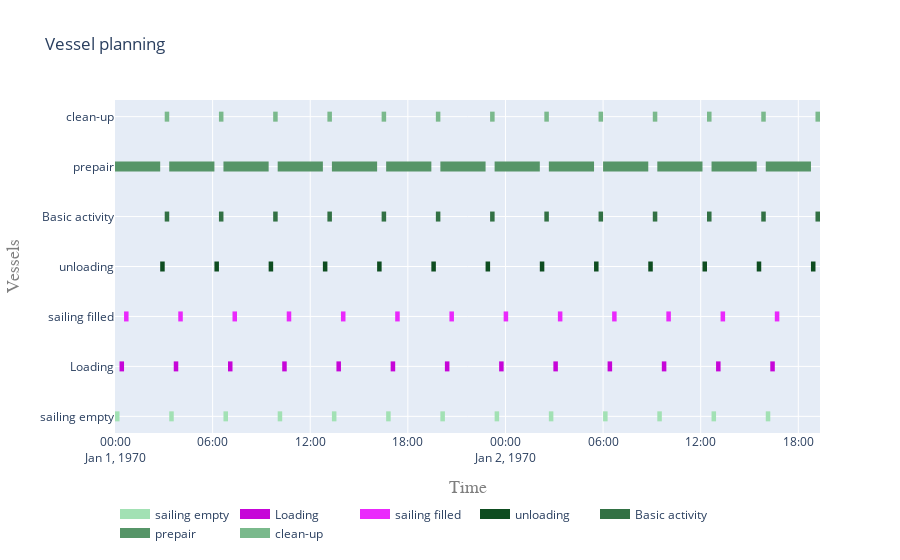

Notebook code cell kept with this figure:
### Code cell
plot.vessel_planning([*main_processes, *helper_processes])

### Figure 1 — Plotly figure (JSON) as saved in the notebook; plotly's stock layout.template omitted (floating-point values rounded to 4 significant figures)
{"data": [{"connectgaps": false, "hoverinfo": "y+name", "line": {"color": "rgb(162,225,180)", "width": 10}, "mode": "lines", "name": "sailing empty", "type": "scatter", "x": ["1970-01-01T00:00:00", "1970-01-01T00:00:00", "1970-01-01T00:16:40", "1970-01-01T00:16:40", "1970-01-01T00:16:40", "1970-01-01T03:20:00", "1970-01-01T03:20:00", "1970-01-01T03:36:40", "1970-01-01T03:36:40", "1970-01-01T03:36:40", "1970-01-01T06:40:00", "1970-01-01T06:40:00", "1970-01-01T06:56:40", "1970-01-01T06:56:40", "1970-01-01T06:56:40", "1970-01-01T10:00:00", "1970-01-01T10:00:00", "1970-01-01T10:16:40", "1970-01-01T10:16:40", "1970-01-01T10:16:40", "1970-01-01T13:20:00", "1970-01-01T13:20:00", "1970-01-01T13:36:40", "1970-01-01T13:36:40", "1970-01-01T13:36:40", "1970-01-01T16:40:00", "1970-01-01T16:40:00", "1970-01-01T16:56:40", "1970-01-01T16:56:40", "1970-01-01T16:56:40", "1970-01-01T20:00:00", "1970-01-01T20:00:00", "1970-01-01T20:16:40", "1970-01-01T20:16:40", "1970-01-01T20:16:40", "1970-01-01T23:20:00", "1970-01-01T23:20:00", "1970-01-01T23:36:40", "1970-01-01T23:36:40", "1970-01-01T23:36:40", "1970-01-02T02:40:00", "1970-01-02T02:40:00", "1970-01-02T02:56:40", "1970-01-02T02:56:40", "1970-01-02T02:56:40", "1970-01-02T06:00:00", "1970-01-02T06:00:00", "1970-01-02T06:16:40", "1970-01-02T06:16:40", "1970-01-02T06:16:40", "1970-01-02T09:20:00", "1970-01-02T09:20:00", "1970-01-02T09:36:40", "1970-01-02T09:36:40", "1970-01-02T09:36:40", "1970-01-02T12:40:00", "1970-01-02T12:40:00", "1970-01-02T12:56:40", "1970-01-02T12:56:40", "1970-01-02T12:56:40", "1970-01-02T16:00:00", "1970-01-02T16:00:00", "1970-01-02T16:16:40", "1970-01-02T16:16:40", "1970-01-02T16:16:40"], "y": ["sailing empty", "sailing empty", "sailing empty", "sailing empty", null, "sailing empty", "sailing empty", "sailing empty", "sailing empty", null, "sailing empty", "sailing empty", "sailing empty", "sailing empty", null, "sailing empty", "sailing empty", "sailing empty", "sailing empty", null, "sailing empty", "sailing empty", "sailing empty", "sailing empty", null, "sailing empty", "sailing empty", "sailing empty", "sailing empty", null, "sailing empty", "sailing empty", "sailing empty", "sailing empty", null, "sailing empty", "sailing empty", "sailing empty", "sailing empty", null, "sailing empty", "sailing empty", "sailing empty", "sailing empty", null, "sailing empty", "sailing empty", "sailing empty", "sailing empty", null, "sailing empty", "sailing empty", "sailing empty", "sailing empty", null, "sailing empty", "sailing empty", "sailing empty", "sailing empty", null, "sailing empty", "sailing empty", "sailing empty", "sailing empty", null]}, {"connectgaps": false, "hoverinfo": "y+name", "line": {"color": "rgb(198,5,216)", "width": 10}, "mode": "lines", "name": "Loading", "type": "scatter", "x": ["1970-01-01T00:16:40", "1970-01-01T00:16:40", "1970-01-01T00:33:20", "1970-01-01T00:33:20", "1970-01-01T00:33:20", "1970-01-01T03:36:40", "1970-01-01T03:36:40", "1970-01-01T03:53:20", "1970-01-01T03:53:20", "1970-01-01T03:53:20", "1970-01-01T06:56:40", "1970-01-01T06:56:40", "1970-01-01T07:13:20", "1970-01-01T07:13:20", "1970-01-01T07:13:20", "1970-01-01T10:16:40", "1970-01-01T10:16:40", "1970-01-01T10:33:20", "1970-01-01T10:33:20", "1970-01-01T10:33:20", "1970-01-01T13:36:40", "1970-01-01T13:36:40", "1970-01-01T13:53:20", "1970-01-01T13:53:20", "1970-01-01T13:53:20", "1970-01-01T16:56:40", "1970-01-01T16:56:40", "1970-01-01T17:13:20", "1970-01-01T17:13:20", "1970-01-01T17:13:20", "1970-01-01T20:16:40", "1970-01-01T20:16:40", "1970-01-01T20:33:20", "1970-01-01T20:33:20", "1970-01-01T20:33:20", "1970-01-01T23:36:40", "1970-01-01T23:36:40", "1970-01-01T23:53:20", "1970-01-01T23:53:20", "1970-01-01T23:53:20", "1970-01-02T02:56:40", "1970-01-02T02:56:40", "1970-01-02T03:13:20", "1970-01-02T03:13:20", "1970-01-02T03:13:20", "1970-01-02T06:16:40", "1970-01-02T06:16:40", "1970-01-02T06:33:20", "1970-01-02T06:33:20", "1970-01-02T06:33:20", "1970-01-02T09:36:40", "1970-01-02T09:36:40", "1970-01-02T09:53:20", "1970-01-02T09:53:20", "1970-01-02T09:53:20", "1970-01-02T12:56:40", "1970-01-02T12:56:40", "1970-01-02T13:13:20", "1970-01-02T13:13:20", "1970-01-02T13:13:20", "1970-01-02T16:16:40", "1970-01-02T16:16:40", "1970-01-02T16:33:20", "1970-01-02T16:33:20", "1970-01-02T16:33:20"], "y": ["Loading", "Loading", "Loading", "Loading", null, "Loading", "Loading", "Loading", "Loading", null, "Loading", "Loading", "Loading", "Loading", null, "Loading", "Loading", "Loading", "Loading", null, "Loading", "Loading", "Loading", "Loading", null, "Loading", "Loading", "Loading", "Loading", null, "Loading", "Loading", "Loading", "Loading", null, "Loading", "Loading", "Loading", "Loading", null, "Loading", "Loading", "Loading", "Loading", null, "Loading", "Loading", "Loading", "Loading", null, "Loading", "Loading", "Loading", "Loading", null, "Loading", "Loading", "Loading", "Loading", null, "Loading", "Loading", "Loading", "Loading", null]}, {"connectgaps": false, "hoverinfo": "y+name", "line": {"color": "rgb(234,41,252)", "width": 10}, "mode": "lines", "name": "sailing filled", "type": "scatter", "x": ["1970-01-01T00:33:20", "1970-01-01T00:33:20", "1970-01-01T00:50:00", "1970-01-01T00:50:00", "1970-01-01T00:50:00", "1970-01-01T03:53:20", "1970-01-01T03:53:20", "1970-01-01T04:10:00", "1970-01-01T04:10:00", "1970-01-01T04:10:00", "1970-01-01T07:13:20", "1970-01-01T07:13:20", "1970-01-01T07:30:00", "1970-01-01T07:30:00", "1970-01-01T07:30:00", "1970-01-01T10:33:20", "1970-01-01T10:33:20", "1970-01-01T10:50:00", "1970-01-01T10:50:00", "1970-01-01T10:50:00", "1970-01-01T13:53:20", "1970-01-01T13:53:20", "1970-01-01T14:10:00", "1970-01-01T14:10:00", "1970-01-01T14:10:00", "1970-01-01T17:13:20", "1970-01-01T17:13:20", "1970-01-01T17:30:00", "1970-01-01T17:30:00", "1970-01-01T17:30:00", "1970-01-01T20:33:20", "1970-01-01T20:33:20", "1970-01-01T20:50:00", "1970-01-01T20:50:00", "1970-01-01T20:50:00", "1970-01-01T23:53:20", "1970-01-01T23:53:20", "1970-01-02T00:10:00", "1970-01-02T00:10:00", "1970-01-02T00:10:00", "1970-01-02T03:13:20", "1970-01-02T03:13:20", "1970-01-02T03:30:00", "1970-01-02T03:30:00", "1970-01-02T03:30:00", "1970-01-02T06:33:20", "1970-01-02T06:33:20", "1970-01-02T06:50:00", "1970-01-02T06:50:00", "1970-01-02T06:50:00", "1970-01-02T09:53:20", "1970-01-02T09:53:20", "1970-01-02T10:10:00", "1970-01-02T10:10:00", "1970-01-02T10:10:00", "1970-01-02T13:13:20", "1970-01-02T13:13:20", "1970-01-02T13:30:00", "1970-01-02T13:30:00", "1970-01-02T13:30:00", "1970-01-02T16:33:20", "1970-01-02T16:33:20", "1970-01-02T16:50:00", "1970-01-02T16:50:00", "1970-01-02T16:50:00"], "y": ["sailing filled", "sailing filled", "sailing filled", "sailing filled", null, "sailing filled", "sailing filled", "sailing filled", "sailing filled", null, "sailing filled", "sailing filled", "sailing filled", "sailing filled", null, "sailing filled", "sailing filled", "sailing filled", "sailing filled", null, "sailing filled", "sailing filled", "sailing filled", "sailing filled", null, "sailing filled", "sailing filled", "sailing filled", "sailing filled", null, "sailing filled", "sailing filled", "sailing filled", "sailing filled", null, "sailing filled", "sailing filled", "sailing filled", "sailing filled", null, "sailing filled", "sailing filled", "sailing filled", "sailing filled", null, "sailing filled", "sailing filled", "sailing filled", "sailing filled", null, "sailing filled", "sailing filled", "sailing filled", "sailing filled", null, "sailing filled", "sailing filled", "sailing filled", "sailing filled", null, "sailing filled", "sailing filled", "sailing filled", "sailing filled", null]}, {"connectgaps": false, "hoverinfo": "y+name", "line": {"color": "rgb(14,77,32)", "width": 10}, "mode": "lines", "name": "unloading", "type": "scatter", "x": ["1970-01-01T02:46:40", "1970-01-01T02:46:40", "1970-01-01T03:03:20", "1970-01-01T03:03:20", "1970-01-01T03:03:20", "1970-01-01T06:06:40", "1970-01-01T06:06:40", "1970-01-01T06:23:20", "1970-01-01T06:23:20", "1970-01-01T06:23:20", "1970-01-01T09:26:40", "1970-01-01T09:26:40", "1970-01-01T09:43:20", "1970-01-01T09:43:20", "1970-01-01T09:43:20", "1970-01-01T12:46:40", "1970-01-01T12:46:40", "1970-01-01T13:03:20", "1970-01-01T13:03:20", "1970-01-01T13:03:20", "1970-01-01T16:06:40", "1970-01-01T16:06:40", "1970-01-01T16:23:20", "1970-01-01T16:23:20", "1970-01-01T16:23:20", "1970-01-01T19:26:40", "1970-01-01T19:26:40", "1970-01-01T19:43:20", "1970-01-01T19:43:20", "1970-01-01T19:43:20", "1970-01-01T22:46:40", "1970-01-01T22:46:40", "1970-01-01T23:03:20", "1970-01-01T23:03:20", "1970-01-01T23:03:20", "1970-01-02T02:06:40", "1970-01-02T02:06:40", "1970-01-02T02:23:20", "1970-01-02T02:23:20", "1970-01-02T02:23:20", "1970-01-02T05:26:40", "1970-01-02T05:26:40", "1970-01-02T05:43:20", "1970-01-02T05:43:20", "1970-01-02T05:43:20", "1970-01-02T08:46:40", "1970-01-02T08:46:40", "1970-01-02T09:03:20", "1970-01-02T09:03:20", "1970-01-02T09:03:20", "1970-01-02T12:06:40", "1970-01-02T12:06:40", "1970-01-02T12:23:20", "1970-01-02T12:23:20", "1970-01-02T12:23:20", "1970-01-02T15:26:40", "1970-01-02T15:26:40", "1970-01-02T15:43:20", "1970-01-02T15:43:20", "1970-01-02T15:43:20", "1970-01-02T18:46:40", "1970-01-02T18:46:40", "1970-01-02T19:03:20", "1970-01-02T19:03:20", "1970-01-02T19:03:20"], "y": ["unloading", "unloading", "unloading", "unloading", null, "unloading", "unloading", "unloading", "unloading", null, "unloading", "unloading", "unloading", "unloading", null, "unloading", "unloading", "unloading", "unloading", null, "unloading", "unloading", "unloading", "unloading", null, "unloading", "unloading", "unloading", "unloading", null, "unloading", "unloading", "unloading", "unloading", null, "unloading", "unloading", "unloading", "unloading", null, "unloading", "unloading", "unloading", "unloading", null, "unloading", "unloading", "unloading", "unloading", null, "unloading", "unloading", "unloading", "unloading", null, "unloading", "unloading", "unloading", "unloading", null, "unloading", "unloading", "unloading", "unloading", null]}, {"connectgaps": false, "hoverinfo": "y+name", "line": {"color": "rgb(50,113,68)", "width": 10}, "mode": "lines", "name": "Basic activity", "type": "scatter", "x": ["1970-01-01T03:03:20", "1970-01-01T03:03:20", "1970-01-01T03:20:00", "1970-01-01T03:20:00", "1970-01-01T03:20:00", "1970-01-01T06:23:20", "1970-01-01T06:23:20", "1970-01-01T06:40:00", "1970-01-01T06:40:00", "1970-01-01T06:40:00", "1970-01-01T09:43:20", "1970-01-01T09:43:20", "1970-01-01T10:00:00", "1970-01-01T10:00:00", "1970-01-01T10:00:00", "1970-01-01T13:03:20", "1970-01-01T13:03:20", "1970-01-01T13:20:00", "1970-01-01T13:20:00", "1970-01-01T13:20:00", "1970-01-01T16:23:20", "1970-01-01T16:23:20", "1970-01-01T16:40:00", "1970-01-01T16:40:00", "1970-01-01T16:40:00", "1970-01-01T19:43:20", "1970-01-01T19:43:20", "1970-01-01T20:00:00", "1970-01-01T20:00:00", "1970-01-01T20:00:00", "1970-01-01T23:03:20", "1970-01-01T23:03:20", "1970-01-01T23:20:00", "1970-01-01T23:20:00", "1970-01-01T23:20:00", "1970-01-02T02:23:20", "1970-01-02T02:23:20", "1970-01-02T02:40:00", "1970-01-02T02:40:00", "1970-01-02T02:40:00", "1970-01-02T05:43:20", "1970-01-02T05:43:20", "1970-01-02T06:00:00", "1970-01-02T06:00:00", "1970-01-02T06:00:00", "1970-01-02T09:03:20", "1970-01-02T09:03:20", "1970-01-02T09:20:00", "1970-01-02T09:20:00", "1970-01-02T09:20:00", "1970-01-02T12:23:20", "1970-01-02T12:23:20", "1970-01-02T12:40:00", "1970-01-02T12:40:00", "1970-01-02T12:40:00", "1970-01-02T15:43:20", "1970-01-02T15:43:20", "1970-01-02T16:00:00", "1970-01-02T16:00:00", "1970-01-02T16:00:00", "1970-01-02T19:03:20", "1970-01-02T19:03:20", "1970-01-02T19:20:00", "1970-01-02T19:20:00", "1970-01-02T19:20:00"], "y": ["Basic activity", "Basic activity", "Basic activity", "Basic activity", null, "Basic activity", "Basic activity", "Basic activity", "Basic activity", null, "Basic activity", "Basic activity", "Basic activity", "Basic activity", null, "Basic activity", "Basic activity", "Basic activity", "Basic activity", null, "Basic activity", "Basic activity", "Basic activity", "Basic activity", null, "Basic activity", "Basic activity", "Basic activity", "Basic activity", null, "Basic activity", "Basic activity", "Basic activity", "Basic activity", null, "Basic activity", "Basic activity", "Basic activity", "Basic activity", null, "Basic activity", "Basic activity", "Basic activity", "Basic activity", null, "Basic activity", "Basic activity", "Basic activity", "Basic activity", null, "Basic activity", "Basic activity", "Basic activity", "Basic activity", null, "Basic activity", "Basic activity", "Basic activity", "Basic activity", null, "Basic activity", "Basic activity", "Basic activity", "Basic activity", null]}, {"connectgaps": false, "hoverinfo": "y+name", "line": {"color": "rgb(86,149,104)", "width": 10}, "mode": "lines", "name": "prepair", "type": "scatter", "x": ["1970-01-01T00:00:00", "1970-01-01T00:00:00", "1970-01-01T02:46:40", "1970-01-01T02:46:40", "1970-01-01T02:46:40", "1970-01-01T03:20:00", "1970-01-01T03:20:00", "1970-01-01T06:06:40", "1970-01-01T06:06:40", "1970-01-01T06:06:40", "1970-01-01T06:40:00", "1970-01-01T06:40:00", "1970-01-01T09:26:40", "1970-01-01T09:26:40", "1970-01-01T09:26:40", "1970-01-01T10:00:00", "1970-01-01T10:00:00", "1970-01-01T12:46:40", "1970-01-01T12:46:40", "1970-01-01T12:46:40", "1970-01-01T13:20:00", "1970-01-01T13:20:00", "1970-01-01T16:06:40", "1970-01-01T16:06:40", "1970-01-01T16:06:40", "1970-01-01T16:40:00", "1970-01-01T16:40:00", "1970-01-01T19:26:40", "1970-01-01T19:26:40", "1970-01-01T19:26:40", "1970-01-01T20:00:00", "1970-01-01T20:00:00", "1970-01-01T22:46:40", "1970-01-01T22:46:40", "1970-01-01T22:46:40", "1970-01-01T23:20:00", "1970-01-01T23:20:00", "1970-01-02T02:06:40", "1970-01-02T02:06:40", "1970-01-02T02:06:40", "1970-01-02T02:40:00", "1970-01-02T02:40:00", "1970-01-02T05:26:40", "1970-01-02T05:26:40", "1970-01-02T05:26:40", "1970-01-02T06:00:00", "1970-01-02T06:00:00", "1970-01-02T08:46:40", "1970-01-02T08:46:40", "1970-01-02T08:46:40", "1970-01-02T09:20:00", "1970-01-02T09:20:00", "1970-01-02T12:06:40", "1970-01-02T12:06:40", "1970-01-02T12:06:40", "1970-01-02T12:40:00", "1970-01-02T12:40:00", "1970-01-02T15:26:40", "1970-01-02T15:26:40", "1970-01-02T15:26:40", "1970-01-02T16:00:00", "1970-01-02T16:00:00", "1970-01-02T18:46:40", "1970-01-02T18:46:40", "1970-01-02T18:46:40"], "y": ["prepair", "prepair", "prepair", "prepair", null, "prepair", "prepair", "prepair", "prepair", null, "prepair", "prepair", "prepair", "prepair", null, "prepair", "prepair", "prepair", "prepair", null, "prepair", "prepair", "prepair", "prepair", null, "prepair", "prepair", "prepair", "prepair", null, "prepair", "prepair", "prepair", "prepair", null, "prepair", "prepair", "prepair", "prepair", null, "prepair", "prepair", "prepair", "prepair", null, "prepair", "prepair", "prepair", "prepair", null, "prepair", "prepair", "prepair", "prepair", null, "prepair", "prepair", "prepair", "prepair", null, "prepair", "prepair", "prepair", "prepair", null]}, {"connectgaps": false, "hoverinfo": "y+name", "line": {"color": "rgb(122,185,140)", "width": 10}, "mode": "lines", "name": "clean-up", "type": "scatter", "x": ["1970-01-01T03:03:20", "1970-01-01T03:03:20", "1970-01-01T03:20:00", "1970-01-01T03:20:00", "1970-01-01T03:20:00", "1970-01-01T06:23:20", "1970-01-01T06:23:20", "1970-01-01T06:40:00", "1970-01-01T06:40:00", "1970-01-01T06:40:00", "1970-01-01T09:43:20", "1970-01-01T09:43:20", "1970-01-01T10:00:00", "1970-01-01T10:00:00", "1970-01-01T10:00:00", "1970-01-01T13:03:20", "1970-01-01T13:03:20", "1970-01-01T13:20:00", "1970-01-01T13:20:00", "1970-01-01T13:20:00", "1970-01-01T16:23:20", "1970-01-01T16:23:20", "1970-01-01T16:40:00", "1970-01-01T16:40:00", "1970-01-01T16:40:00", "1970-01-01T19:43:20", "1970-01-01T19:43:20", "1970-01-01T20:00:00", "1970-01-01T20:00:00", "1970-01-01T20:00:00", "1970-01-01T23:03:20", "1970-01-01T23:03:20", "1970-01-01T23:20:00", "1970-01-01T23:20:00", "1970-01-01T23:20:00", "1970-01-02T02:23:20", "1970-01-02T02:23:20", "1970-01-02T02:40:00", "1970-01-02T02:40:00", "1970-01-02T02:40:00", "1970-01-02T05:43:20", "1970-01-02T05:43:20", "1970-01-02T06:00:00", "1970-01-02T06:00:00", "1970-01-02T06:00:00", "1970-01-02T09:03:20", "1970-01-02T09:03:20", "1970-01-02T09:20:00", "1970-01-02T09:20:00", "1970-01-02T09:20:00", "1970-01-02T12:23:20", "1970-01-02T12:23:20", "1970-01-02T12:40:00", "1970-01-02T12:40:00", "1970-01-02T12:40:00", "1970-01-02T15:43:20", "1970-01-02T15:43:20", "1970-01-02T16:00:00", "1970-01-02T16:00:00", "1970-01-02T16:00:00", "1970-01-02T19:03:20", "1970-01-02T19:03:20", "1970-01-02T19:20:00", "1970-01-02T19:20:00", "1970-01-02T19:20:00"], "y": ["clean-up", "clean-up", "clean-up", "clean-up", null, "clean-up", "clean-up", "clean-up", "clean-up", null, "clean-up", "clean-up", "clean-up", "clean-up", null, "clean-up", "clean-up", "clean-up", "clean-up", null, "clean-up", "clean-up", "clean-up", "clean-up", null, "clean-up", "clean-up", "clean-up", "clean-up", null, "clean-up", "clean-up", "clean-up", "clean-up", null, "clean-up", "clean-up", "clean-up", "clean-up", null, "clean-up", "clean-up", "clean-up", "clean-up", null, "clean-up", "clean-up", "clean-up", "clean-up", null, "clean-up", "clean-up", "clean-up", "clean-up", null, "clean-up", "clean-up", "clean-up", "clean-up", null, "clean-up", "clean-up", "clean-up", "clean-up", null]}], "layout": {"hovermode": "closest", "legend": {"orientation": "h", "x": 0, "y": -0.2}, "title": {"text": "Vessel planning"}, "xaxis": {"range": ["1970-01-01T00:00:00", "1970-01-02T19:20:00"], "title": {"font": {"color": "#7f7f7f", "family": "Courier New, monospace", "size": 18}, "text": "Time"}}, "yaxis": {"title": {"font": {"color": "#7f7f7f", "family": "Courier New, monospace", "size": 18}, "text": "Vessels"}}}}
